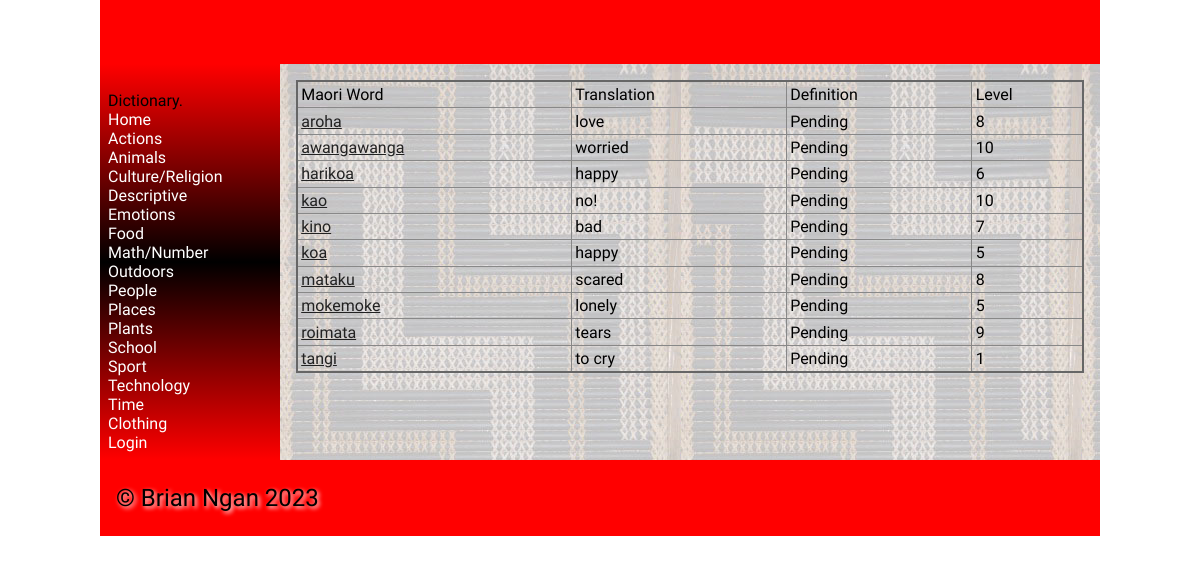
The page /category/5 on the database its author committed.
### tables this page shows
CREATE TABLE categories
(
    id       integer
        primary key autoincrement,
    category varchar(30)
);

CREATE TABLE "vocab_list"
(
    id                  integer
        primary key autoincrement,
    maori_word          varchar default 30,
    english_translation varchar default 30,
    category            integer,
    definition          varchar default 500,
    level               integer,
    image               varchar(60),
    author              integer,
    last_edit_time      varchar(50)
);

### flaskProject/app.py (the view)
@app.route('/category/<cat_id>')
def render_words(cat_id):
    con = create_connection(DATABASE)
    cur = con.cursor()
    query = "SELECT * FROM vocab_list WHERE category = ?"
    cur.execute(query, (cat_id,))
    words_list = cur.fetchall()
    return render_template('dictionary.html', logged_in=logged_in_checker(), categories=get_all_category(),
                           words=words_list)

### flaskProject/app.py (called while the page is built)
def create_connection(db_file):
    try:
        connection = sqlite3.connect(db_file)
        return connection
    except Error as e:
        print(e)
    return None

def logged_in_checker():
    if session.get('email') is None:
        return None
    elif session.get('user_type') == 1:
        return 0
    elif session.get('user_type') == 2:
        return 1

def get_all_category():
    con = create_connection(DATABASE)
    cur = con.cursor()
    query = "SELECT * FROM categories"
    cur.execute(query, )
    return cur.fetchall()

### flaskProject/templates/dictionary.html (shortened to what this page needs)
{% extends "base.html" %}
{% block main %}
<div class="word-block">
    <table>
        <thead>
            <tr>
                <td>Maori Word</td>
                <td>Translation</td>
                <td>Definition</td>
                <td>Level</td>
            </tr>
        </thead>
        <tbody>
        {% for word in words %}
            <tr>
                <td><a href="/worddisplay/{{word[0]}}">{{ word[1] }}</a></td>
                <td>{{ word[2] }}</td>
                <td>{{ word[4] }}</td>
                <td>{{ word[5] }}</td>
            </tr>
        {% endfor %}
        </tbody>
    </table>
</div>
{% endblock %}

### flaskProject/templates/base.html (shortened to what this page needs)
<!doctype html>
<html lang="en">
<head>
	<link href="{{ url_for('static', filename='css/style.css') }}" rel="stylesheet">
</head>
<body>
	<div id="container">
		<header>
			<h1>{% block heading %}{% endblock %}</h1>
		</header>
		<nav>
			<div class="container">
				<div class="navbar-brand">Dictionary.</div>
					<div class="navbar-links">
						<a href="/">Home</a><br>
                        {% for category in categories %}
                        <a href="/category/{{ category[0] }}">{{ category[1] }}</a><br>
                        {% endfor %}
						{% if logged_in == None %}
						<a href="/login">Login</a>
						{% else %}
						<a href="/logout">Logout</a>
						{%endif%}
					</div>
			</div>
		</nav>
		<main>
            {% block main%}{% endblock %}
        </main>
		<footer>
			<p>
				&copy; Brian Ngan 2023
			</p>
		</footer>
	</div>
</body>
</html>

### flaskProject/static/css/style.css (style rules this page uses)
* { font-family: Comfortaa, sans-serif; margin: 0; padding: 0; box-sizing: border-box; }
#container { display: grid; grid-template-columns: 75px auto; grid-template-areas: 'nav header' 'main main' 'footer footer'; }
header { grid-area: header; background-color: #f00; padding: 1rem; }
nav { grid-area: nav; }
main { grid-area: main; padding: 1rem; background-color: #edd; }
h1, h2, h3, h4 { padding: 1rem 0; font-family: 'Suez One', serif; color: #000; text-shadow: 2px 2px 4px #fff; }
p { padding: 0.5rem 0; }
a { color: #222; }
table { width: 100%; border: 2px solid #666; border-collapse: collapse; }
th, td { border: 1px solid #888; padding: 0.2rem; text-align: left; }
footer { grid-area: footer; padding: 1rem; background-color: #f00; }
footer p { color: #000; text-shadow: 2px 2px 4px #fff; font-size: 1.5rem; }
@media only screen and (min-width: 768px) { #container { grid-template-columns: 180px auto; grid-template-areas: 'header header' 'nav main' 'footer footer'; } }
@media only screen and (min-width: 768px) { nav { background: linear-gradient(180deg, rgba(255,0,0,1) 0%, rgba(0, 0, 0, 1) 50%, rgba(255,0,0,1) 100%); padding: 0.5rem; } }
@media only screen and (min-width: 768px) { nav a { color: #fff; text-decoration: none; } }
@media only screen and (min-width: 768px) { main { background-image: url('/poutama.jpg'); } }
@media only screen and (min-width: 1000px) { #container { width: 1000px; margin: auto; } }

### rows shown on the page
categories: category "Actions"
categories: category "Animals"
categories: category "Culture/Religion"
categories: category "Descriptive"
categories: category "Emotions"
categories: category "Food"
categories: category "Math/Number"
categories: category "Outdoors"
categories: category "People"
categories: category "Places"
categories: category "Plants"
categories: category "School"
categories: category "Sport"
categories: category "Technology"
categories: category "Time"
categories: category "Clothing"
vocab_list: maori_word "aroha", english_translation "love", definition "Pending", level "8"
vocab_list: maori_word "awangawanga", english_translation "worried", definition "Pending", level "10"
vocab_list: maori_word "harikoa", english_translation "happy", definition "Pending", level "6"
vocab_list: maori_word "kao", english_translation "no!", definition "Pending", level "10"
vocab_list: maori_word "kino", english_translation "bad", definition "Pending", level "7"
vocab_list: maori_word "koa", english_translation "happy", definition "Pending", level "5"
vocab_list: maori_word "mataku", english_translation "scared", definition "Pending", level "8"
vocab_list: maori_word "mokemoke", english_translation "lonely", definition "Pending", level "5"
vocab_list: maori_word "roimata", english_translation "tears", definition "Pending", level "9"
vocab_list: maori_word "tangi", english_translation "to cry", definition "Pending", level "1"
